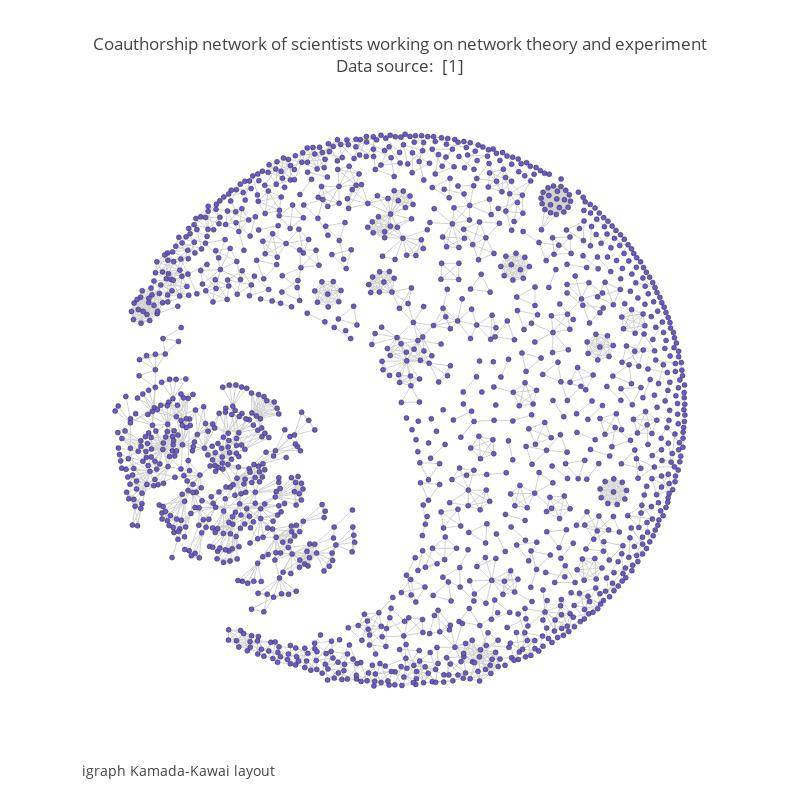

The cell this chart's notebook holds for it:
### Code cell
fig1=dict(data=[trace1, trace2], layout=layout)
iplot(fig1)

### Figure 1 — Plotly figure (JSON) as saved in the notebook; plotly's stock layout.template omitted (floating-point values rounded to 4 significant figures; data arrays with more than 128 entries replaced by an {"elided": "..."} marker saying what was removed)
{"data": [{"hoverinfo": "none", "line": {"color": "rgb(210,210,210)", "width": 1}, "mode": "lines", "type": "scatter", "x": {"elided": "8226 float values"}, "y": {"elided": "8226 float values"}}, {"hoverinfo": "text", "marker": {"color": "#6959CD", "line": {"color": "rgb(50,50,50)", "width": 0.5}, "size": 5, "symbol": "dot"}, "mode": "markers", "text": {"elided": "1589 str values"}, "type": "scatter", "x": {"elided": "1589 float values"}, "y": {"elided": "1589 float values"}}], "layout": {"annotations": [{"font": {"size": 14}, "showarrow": false, "text": "igraph Kamada-Kawai layout", "x": 0, "xanchor": "left", "xref": "paper", "y": -0.1, "yanchor": "bottom", "yref": "paper"}], "autosize": false, "font": {"size": 12}, "height": 800, "hovermode": "closest", "showlegend": false, "title": "Coauthorship network of scientists working on network theory and experiment<br>Data source: <a href='https://networkdata.ics.uci.edu/data.php?id=11'> [1]</a>", "width": 800, "xaxis": {"showgrid": false, "showline": false, "showticklabels": false, "title": "", "zeroline": false}, "yaxis": {"showgrid": false, "showline": false, "showticklabels": false, "title": "", "zeroline": false}}}
